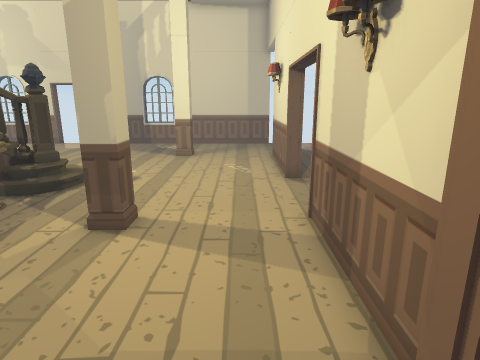
view 1 (above)

17 first-person views from a walk through a 3-D level made in the Unity game engine. The camera is 1.4 m above the floor, tilts 14° down and sees 75° across. Doors are open. The floor is counted in squares, 0.5 m on a side. Each view is taken from the middle of a square. On the plan, view 1 faces up. The plan holds only what a view shows up to about 20 squares ahead; the rest is blank. The player character is not drawn.

view 2
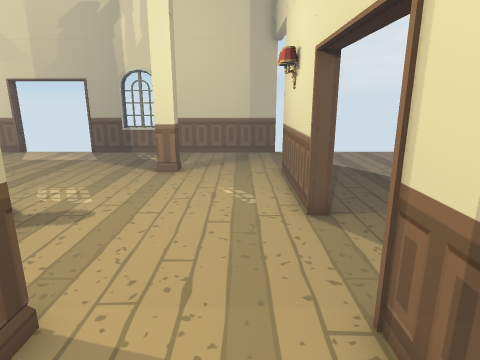

view 3
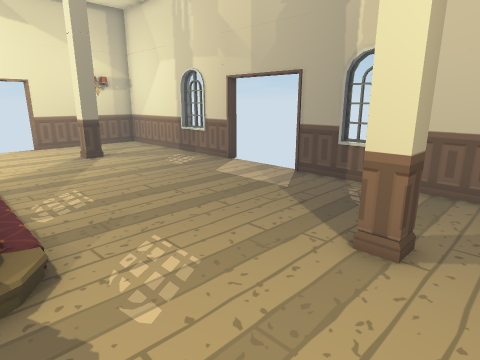

view 4
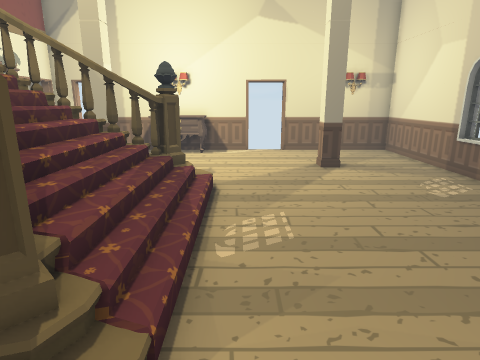

view 5
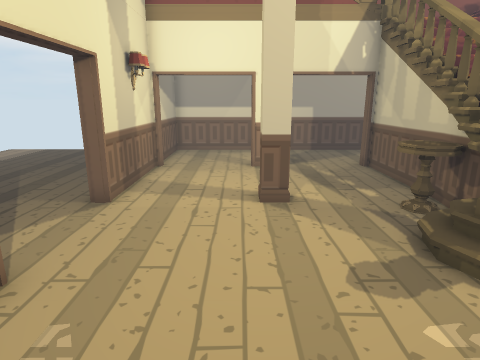

view 6
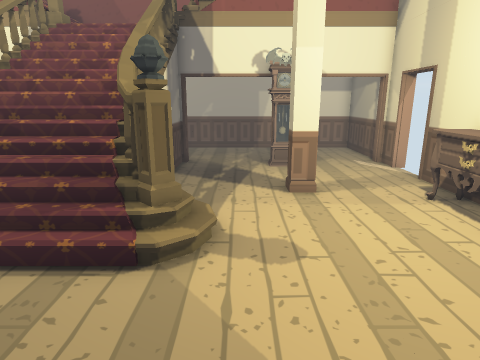

view 7
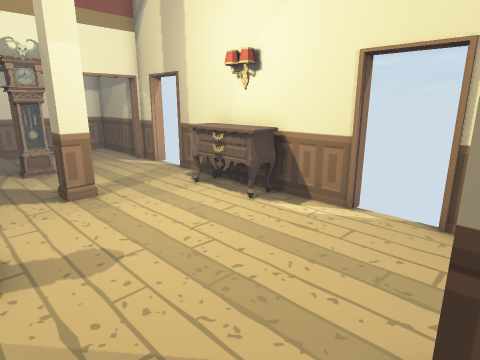

view 8
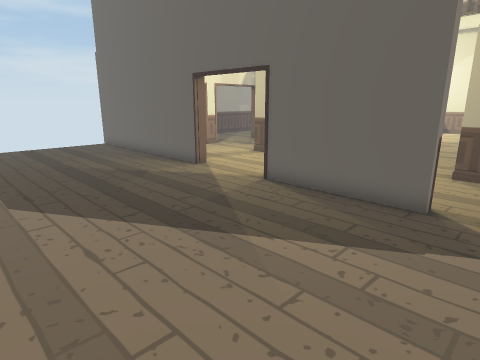

view 9
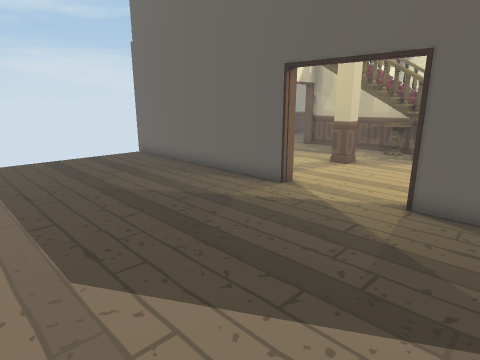

view 10
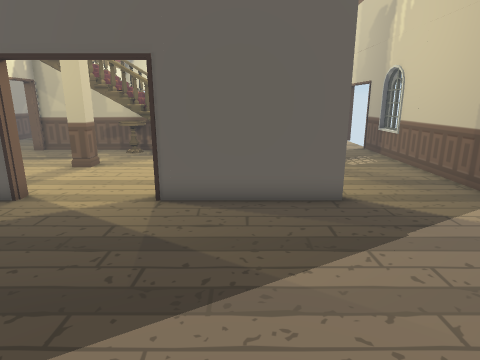

view 11
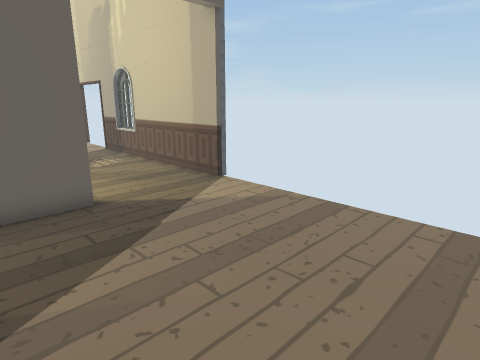

view 12
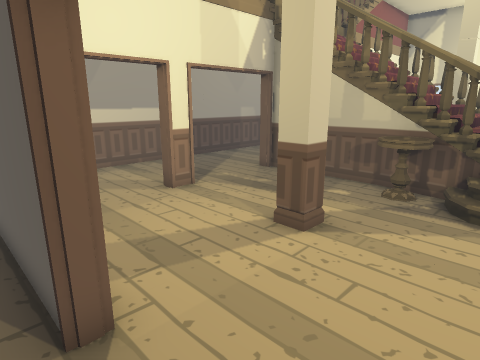

view 13
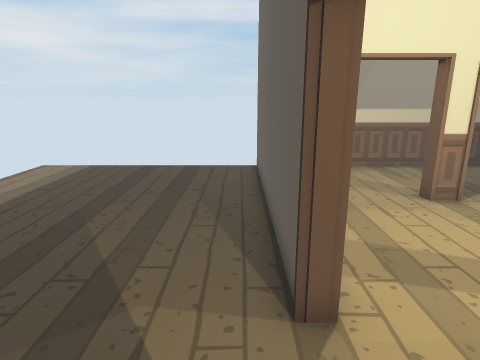

view 14
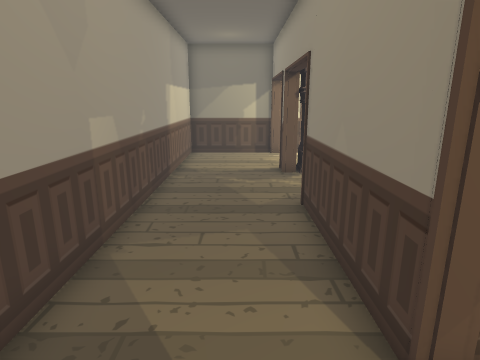

view 15
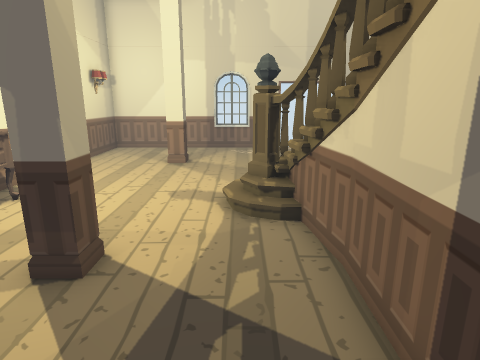

view 16
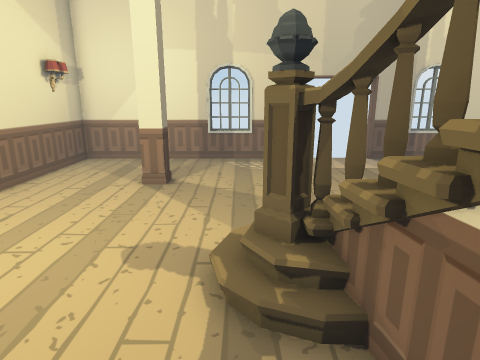

view 17
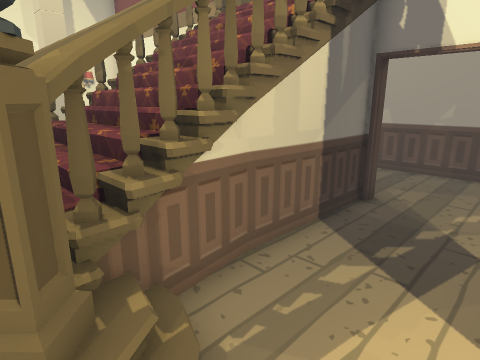

### Floor plan
Key: @ floor where view 1 was taken; # wall or solid block; x gap in a wall; . main floor; : floor 1.75 m higher than the main floor; + floor 2 m higher than the main floor; / step, stairs or slope; D open door; = window, fence, low wall or low ledge; P pillar; T table; R dresser; C clock; O other object.
Columns run from 23 left of view 1 to 11 right of it. Each row starts with its distance up from view 1.
 22 ###########DDDD##########x
 21 #.................................
 20 #..................................
 19 #..................................
 18 D..................................
 17 D....P..............P.............
 16 D........................#........
 15 D........................#.........
 14 D........................#.........
 13 #........................#.........
 12 #.......//////////.......#........
 11 #R......##//////##.......D........
 10 #R......##=////###.......D.........
  9 #R.......##////##........D.........
  8 #R.......##////#TT.......D.........
  7 #....P....#::::#T...P....#........
  6 #.........#++++#.........#........
  5 D.........# .. #.........#........
  4 D.........#    #.........#........
  3 #...CCC...#    #.........#........
  2 #...##C...O####P....#....#........
  1 #........................#.........
  0 #......................@.#.........
 -1 #........................#.........
 -2 #........................#.........
 -3 ##########################

Positions as (right, up) in squares from view 1, and headings:
1: (0, 0), facing up
2: (0, 4), facing up
3: (-1, 11), facing up-left
4: (-4, 13), facing left
5: (-2, 16), facing down
6: (-16, 17), facing down
7: (-15, 17), facing down-left
8: (11, 19), facing down-left
9: (11, 14), facing down-left
10: (11, 14), facing left
11: (11, 14), facing up-left
12: (3, 11), facing down-left
13: (3, 11), facing down
14: (-5, 0), facing left
15: (-15, 2), facing up
16: (-15, 6), facing up
17: (-17, 11), facing down-right
